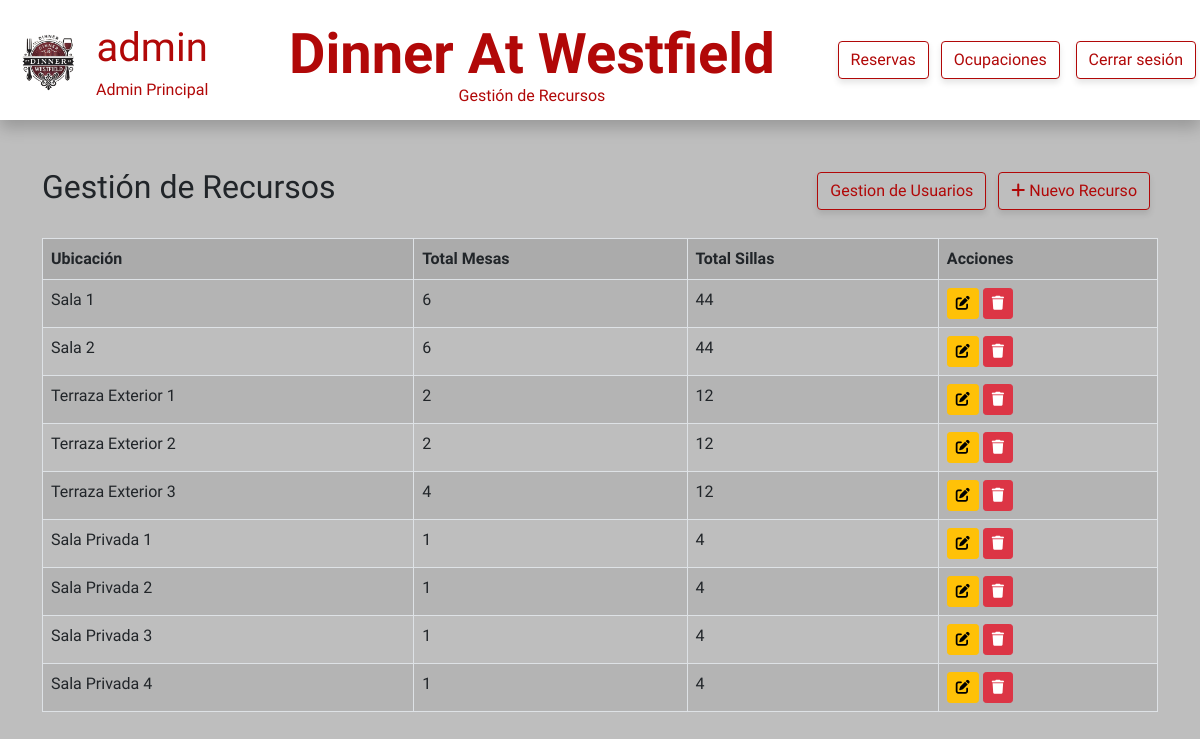
The page /view/gestionRecursos.php (signed in) on the database its author committed.
### tables this page shows
CREATE TABLE tbl_sala ( 
    id_sala INT PRIMARY KEY AUTO_INCREMENT NOT NULL,
    ubicacion_sala VARCHAR(25) NOT NULL,
    imagen_sala VARCHAR(255) NULL
);

### view/gestionRecursos.php (the view, shortened to what this page needs)
<?php
require_once '../php/conexion.php';
$query = "
    SELECT
        s.id_sala,
        s.ubicacion_sala,
        COUNT(DISTINCT m.id_mesa) AS total_mesas,
        COUNT(si.id_silla) AS total_sillas
    FROM tbl_sala s
    LEFT JOIN tbl_mesa m ON s.id_sala = m.id_sala
    LEFT JOIN tbl_sillas si ON m.id_mesa = si.id_mesa
    GROUP BY s.id_sala, s.ubicacion_sala
    ORDER BY s.id_sala";
$stmt = $conn->prepare($query);
$stmt->execute();
$salas = $stmt->fetchAll(PDO::FETCH_ASSOC);
?>
<!DOCTYPE html>
<html lang="es">
<head>
    <link href="https://cdn.jsdelivr.net/npm/bootstrap@5.0.2/dist/css/bootstrap.min.css" rel="stylesheet">
    <link rel="stylesheet" href="../css/mesas.css">
    <link rel="stylesheet" href="../css/historicoResponsive.css">
    <link href="https://cdnjs.cloudflare.com/ajax/libs/font-awesome/6.0.0-beta3/css/all.min.css" rel="stylesheet">
</head>
<body>
    <header id="container_header">
        <div id="container-username">
            <div id="icon_profile_header">
                <img src="../img/logoSinFondo.png" alt="" id="icon_profile">
            </div>
            <div id="username_profile_header">
                <p id="p_username_profile">admin</p>
                <span class="span_subtitle">Admin Principal</span>
            </div>
        </div>
        <div id="container_title_header">
            <h1 id="title_header"><strong>Dinner At Westfield</strong></h1>
            <span class="span_subtitle">Gestión de Recursos</span>
        </div>
        <nav id="nav_header">
            <a href="./reservas.php" class="btn btn-danger me-2 btn_custom_logOut">Reservas</a>
            <a href="./mesas.php" class="btn btn-danger me-2 btn_custom_logOut">Ocupaciones</a>
            <a href="../php/cerrarSesion.php" class="btn btn-danger btn_custom_logOut m-1">Cerrar sesión</a>
        </nav>
    </header>
    <main class="container mt-5">
        <div id="headerTituloFiltros" class="d-flex justify-content-between align-items-center">
            <h2>Gestión de Recursos</h2>
            <div>
                <a href="gestionUsuarios.php" class="btn btn-danger btn_custom_filter me-2">Gestion de Usuarios</a>
                <a href="../php/crearRecurso.php" class="btn btn-danger btn_custom_filter me-2">
                    <i class="fas fa-plus"></i> Nuevo Recurso
                </a>
            </div>
        </div>
        <table class="table table-striped table-bordered mt-4">
        <thead class="table-active">
            <tr>
                <th>Ubicación</th>
                <th>Total Mesas</th>
                <th>Total Sillas</th>
                <th>Acciones</th>
            </tr>
        </thead>
        <tbody>
            <?php foreach ($salas as $sala): ?>
                <tr onclick="window.location.href='gestionMesas.php?id_sala=<?php echo $sala['id_sala']; ?>'" style="cursor: pointer;" onmouseover="this.style.backgroundColor='rgba(0, 0, 0, 0.2)';" onmouseout="this.style.backgroundColor='rgba(0, 0, 0, 0.1)';">
                    <td><?php echo htmlspecialchars($sala['ubicacion_sala']); ?></td>
                    <td><?php echo htmlspecialchars($sala['total_mesas']); ?></td>
                    <td><?php echo htmlspecialchars($sala['total_sillas']); ?></td>
                    <td>
                        <a href="editarRecurso.php?id_sala=<?php echo $sala['id_sala']; ?>"
                        class="btn btn-warning btn-sm" onclick="event.stopPropagation();">
                            <i class="fas fa-edit"></i>
                        </a>
                        <button onclick="event.stopPropagation(); confirmarEliminar(<?php echo $sala['id_sala']; ?>)"
                                class="btn btn-danger btn-sm">
                            <i class="fas fa-trash"></i>
                        </button>
                    </td>
                </tr>
                <?php endforeach; ?>
            </tbody>
        </table>
    </main>
</body>
</html>

### css/mesas.css (style rules this page uses)
html, body { height: 100%; width: 100%; margin: 0; font-family: "Lexend", sans-serif; font-optical-sizing: auto; font-weight: 400; font-style: normal; background-color: rgb(190, 190, 190); }
#container_header { width: 100%; height: 15%; background-color: rgb(255, 255, 255); display: flex; justify-content: space-between; box-shadow: 0 8px 15px rgba(0, 0, 0, 0.2); margin-bottom: 5vh; }
#container-username { display: flex; }
#icon_profile_header, #container_header { display: flex; align-items: center; text-align: center; }
#icon_profile { width: 6vw; margin-left: 1vw; }
#p_username_profile, .span_subtitle, .btn_custom_logOut, .btn_custom_filter, .btn_custom_filterOK { color: rgb(177, 8, 8);; }
#p_username_profile { font-size: 5vh; margin: 0; }
#username_profile_header { margin-left: 1vw; }
#container_title_header { margin-left: 1.5vw; display: flex; flex-direction: column; }
.btn_custom_logOut { border: solid 1px rgb(177, 8, 8); background-color: white; box-shadow: 0 4px 6px rgba(0, 0, 0, 0.1); }
.btn_custom_filter { border: solid 1px rgb(177, 8, 8); background-color: rgb(190, 190, 190); box-shadow: 0 4px 6px rgba(0, 0, 0, 0.1); }
#title_header { all: unset; font-size: 7vh; color: rgb(177, 8, 8); height: 9vh; }
#headerTituloFiltros { width: 100%; display: flex; }

### rows shown on the page
tbl_sala: ubicacion_sala "Sala 1", total_mesas "6", total_sillas "44"
tbl_sala: ubicacion_sala "Sala 2", total_mesas "6", total_sillas "44"
tbl_sala: ubicacion_sala "Terraza Exterior 1", total_mesas "2", total_sillas "12"
tbl_sala: ubicacion_sala "Terraza Exterior 2", total_mesas "2", total_sillas "12"
tbl_sala: ubicacion_sala "Terraza Exterior 3", total_mesas "4", total_sillas "12"
tbl_sala: ubicacion_sala "Sala Privada 1", total_mesas "1", total_sillas "4"
tbl_sala: ubicacion_sala "Sala Privada 2", total_mesas "1", total_sillas "4"
tbl_sala: ubicacion_sala "Sala Privada 3", total_mesas "1", total_sillas "4"
tbl_sala: ubicacion_sala "Sala Privada 4", total_mesas "1", total_sillas "4"
